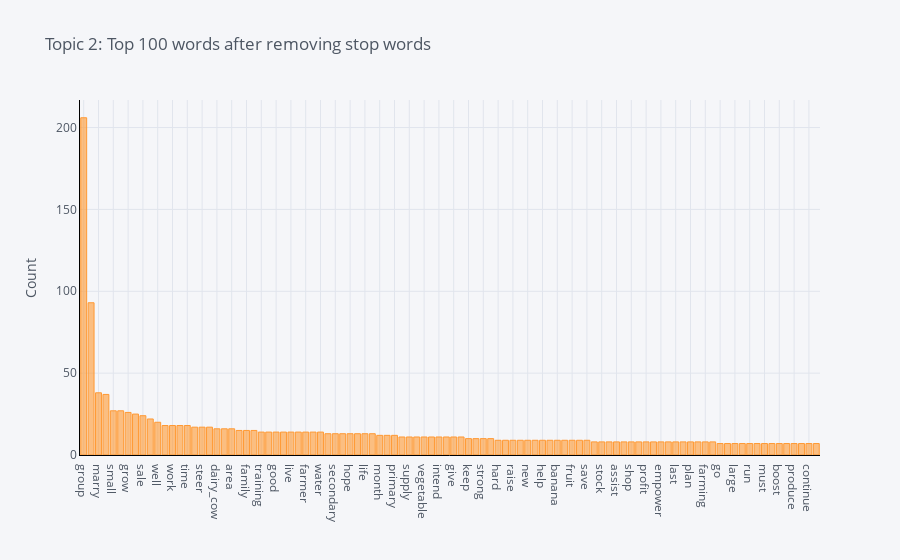

The notebook cell this image was saved under:
### Code cell
plot_model(lsi, plot = 'frequency', topic_num = 'Topic 2')

### Figure 1 — Plotly figure (JSON) as saved in the notebook; plotly's stock layout.template omitted (floating-point values rounded to 4 significant figures)
{"data": [{"marker": {"color": "rgba(255, 153, 51, 0.6)", "line": {"color": "rgba(255, 153, 51, 1.0)", "width": 1}}, "name": "count", "orientation": "v", "text": "", "type": "bar", "x": ["group", "member", "marry", "pay", "small", "milk", "grow", "get", "sale", "start", "well", "fee", "work", "apply", "time", "share", "steer", "farm", "dairy_cow", "cow", "area", "use", "family", "high", "training", "weec", "good", "activity", "live", "repay", "farmer", "come", "water", "market", "secondary", "husband", "hope", "local", "life", "educate", "month", "day", "primary", "back", "supply", "person", "vegetable", "join", "intend", "increase", "give", "mother", "keep", "project", "strong", "maize", "hard", "coffee", "raise", "demand", "new", "receive", "help", "bear", "banana", "manage", "fruit", "age", "save", "take", "stock", "want", "assist", "add", "shop", "college", "profit", "money", "empower", "default", "last", "full", "plan", "first", "farming", "due", "go", "invest", "large", "together", "run", "say", "must", "store", "boost", "church", "produce", "repayment", "continue", "active"], "y": [206, 93, 38, 37, 27, 27, 26, 25, 24, 22, 20, 18, 18, 18, 18, 17, 17, 17, 16, 16, 16, 15, 15, 15, 14, 14, 14, 14, 14, 14, 14, 14, 14, 13, 13, 13, 13, 13, 13, 13, 12, 12, 12, 11, 11, 11, 11, 11, 11, 11, 11, 11, 10, 10, 10, 10, 9, 9, 9, 9, 9, 9, 9, 9, 9, 9, 9, 9, 9, 8, 8, 8, 8, 8, 8, 8, 8, 8, 8, 8, 8, 8, 8, 8, 8, 8, 7, 7, 7, 7, 7, 7, 7, 7, 7, 7, 7, 7, 7, 7]}], "layout": {"autosize": true, "legend": {"bgcolor": "#F5F6F9", "font": {"color": "#4D5663"}}, "paper_bgcolor": "#F5F6F9", "plot_bgcolor": "#F5F6F9", "title": {"font": {"color": "#4D5663"}, "text": "Topic 2: Top 100 words after removing stop words"}, "xaxis": {"autorange": true, "gridcolor": "#E1E5ED", "linecolor": "black", "range": [-0.5, 99.5], "showgrid": true, "tickfont": {"color": "#4D5663"}, "title": {"font": {"color": "#4D5663"}, "text": ""}, "type": "category", "zerolinecolor": "#E1E5ED"}, "yaxis": {"autorange": true, "gridcolor": "#E1E5ED", "linecolor": "black", "range": [0, 216.8], "showgrid": true, "tickfont": {"color": "#4D5663"}, "title": {"font": {"color": "#4D5663"}, "text": "Count"}, "type": "linear", "zerolinecolor": "#E1E5ED"}}}
